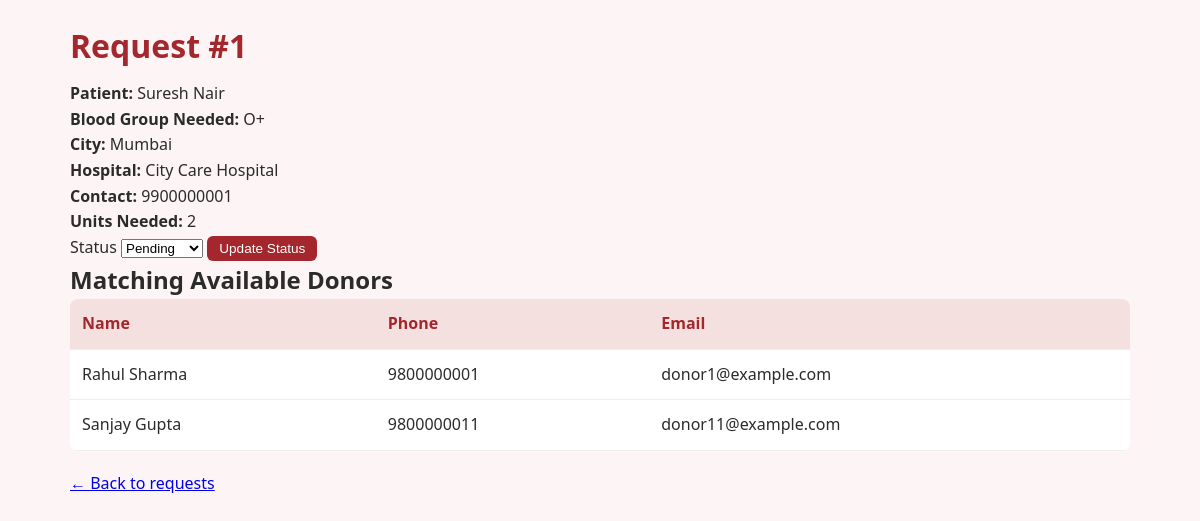
/admin/view_request.php?id=1 (signed in), run on the app's committed database.
### tables this page shows
CREATE TABLE IF NOT EXISTS requests (
  id INT AUTO_INCREMENT PRIMARY KEY,
  patient_name VARCHAR(150) NOT NULL,
  blood_group VARCHAR(5) NOT NULL,
  city VARCHAR(100) NOT NULL,
  contact_phone VARCHAR(20) NOT NULL,
  hospital_name VARCHAR(150),
  units_needed INT DEFAULT 1,
  status VARCHAR(50) DEFAULT 'Pending',
  created_at TIMESTAMP DEFAULT CURRENT_TIMESTAMP
);

CREATE TABLE IF NOT EXISTS donors (
  id INT AUTO_INCREMENT PRIMARY KEY,
  name VARCHAR(150) NOT NULL,
  blood_group VARCHAR(5) NOT NULL,
  city VARCHAR(100) NOT NULL,
  phone VARCHAR(20) NOT NULL,
  email VARCHAR(150),
  last_donation_date DATE NULL,
  available ENUM('Yes','No') DEFAULT 'Yes',
  created_at TIMESTAMP DEFAULT CURRENT_TIMESTAMP
);

### admin/view_request.php (the view, shortened to what this page needs)
<?php
require_once '../config.php';
$id = isset($_GET['id']) ? (int)$_GET['id'] : 0;
$stmt = $pdo->prepare("SELECT * FROM requests WHERE id = ?");
$stmt->execute([$id]);
$request = $stmt->fetch(PDO::FETCH_ASSOC);
$stmt = $pdo->prepare("SELECT * FROM donors WHERE blood_group = ? AND city = ? AND available = 'Yes'");
$stmt->execute([$request['blood_group'], $request['city']]);
$matchingDonors = $stmt->fetchAll(PDO::FETCH_ASSOC);
?>
<!DOCTYPE html>
<html>
<head>
    <link rel="stylesheet" href="../css/style.css">
</head>
<body>
<div class="container">
    <h1>Request #<?php echo $request['id']; ?></h1>
    <p><strong>Patient:</strong> <?php echo htmlspecialchars($request['patient_name']); ?></p>
    <p><strong>Blood Group Needed:</strong> <?php echo htmlspecialchars($request['blood_group']); ?></p>
    <p><strong>City:</strong> <?php echo htmlspecialchars($request['city']); ?></p>
    <p><strong>Hospital:</strong> <?php echo htmlspecialchars($request['hospital_name']); ?></p>
    <p><strong>Contact:</strong> <?php echo htmlspecialchars($request['contact_phone']); ?></p>
    <p><strong>Units Needed:</strong> <?php echo $request['units_needed']; ?></p>
    <form method="POST">
        <label for="status">Status</label>
        <select name="status" id="status">
            <?php foreach (['Pending', 'Approved', 'Fulfilled', 'Cancelled'] as $s): ?>
                <option value="<?php echo $s; ?>" <?php echo $request['status'] === $s ? 'selected' : ''; ?>><?php echo $s; ?></option>
            <?php endforeach; ?>
        </select>
        <button type="submit" class="btn small">Update Status</button>
    </form>
    <h2>Matching Available Donors</h2>
    <?php if (count($matchingDonors) === 0): ?>
        <p>No matching available donors found in this city right now.</p>
    <?php else: ?>
        <table class="cart-table">
            <thead><tr><th>Name</th><th>Phone</th><th>Email</th></tr></thead>
            <tbody>
                <?php foreach ($matchingDonors as $donor): ?>
                    <tr>
                        <td><?php echo htmlspecialchars($donor['name']); ?></td>
                        <td><?php echo htmlspecialchars($donor['phone']); ?></td>
                        <td><?php echo htmlspecialchars($donor['email']); ?></td>
                    </tr>
                <?php endforeach; ?>
            </tbody>
        </table>
    <?php endif; ?>
    <p><a href="requests.php">&larr; Back to requests</a></p>
</div>
</body>
</html>

### css/style.css (style rules this page uses)
* { box-sizing: border-box; margin: 0; padding: 0; }
body { font-family: 'Segoe UI', Arial, sans-serif; background: #fdf5f5; color: #2b2b2b; line-height: 1.6; }
.container { max-width: 1100px; margin: 0 auto; padding: 20px; }
h1 { margin-bottom: 10px; color: #a3272c; }
.btn { display: inline-block; background: #a3272c; color: #fff; border: none; padding: 10px 18px; border-radius: 6px; cursor: pointer; text-decoration: none; font-size: 0.95rem; }
.btn.small { padding: 5px 12px; font-size: 0.85rem; }
.cart-table { width: 100%; border-collapse: collapse; background: #fff; border-radius: 8px; overflow: hidden; margin-bottom: 20px; }
.cart-table th, .cart-table td { padding: 12px; text-align: left; border-bottom: 1px solid #eee; }
.cart-table th { background: #f5e0e0; color: #a3272c; }

### data on the page
requests: id "1", patient_name "Suresh Nair", blood_group "O+", city "Mumbai", hospital_name "City Care Hospital", contact_phone "9900000001", units_needed "2", status "Pending"
donors: name "Rahul Sharma", phone "9800000001", email "donor1@example.com"
donors: name "Sanjay Gupta", phone "9800000011", email "donor11@example.com"
